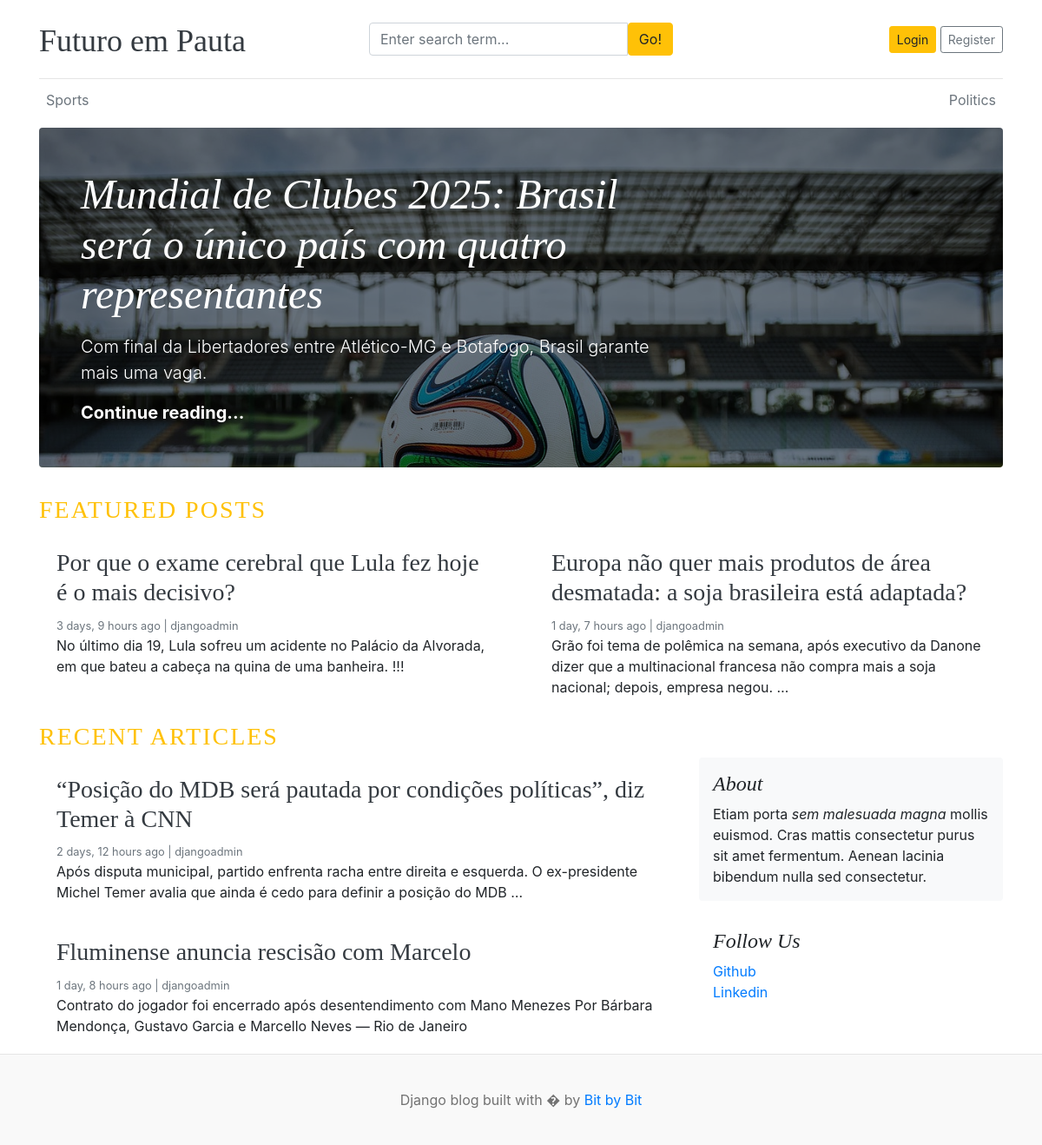
The page / on the database its author committed.
### blogs/models.py (models this page shows, shortened)
class Category(models.Model):
    category_name = models.CharField(max_length=50, unique=True)
    created_at = models.DateTimeField(auto_now_add=True)
    updated_at = models.DateTimeField(auto_now=True)
    class Meta:
        verbose_name_plural = 'categories'

class Blog(models.Model):
    title = models.CharField(max_length=100)
    slug = models.SlugField(max_length=150, unique=True, blank=True)
    category = models.ForeignKey(Category, on_delete=models.CASCADE)
    author = models.ForeignKey(User, on_delete=models.CASCADE)
    featured_image = models.ImageField(upload_to='uploads/%Y/%m/%d')
    short_description = models.TextField(max_length=500)
    blog_body = models.TextField(max_length=2000)
    status = models.CharField(max_length=20, choices=STATUS_CHOICES, default="Draft")
    is_featured = models.BooleanField(default=False)
    created_at = models.DateTimeField(auto_now_add=True)
    updated_at = models.DateTimeField(auto_now=True)

class SocialLink(models.Model):
    platform = models.CharField(max_length=25)
    link = models.URLField(max_length=100)
    created_at = models.DateTimeField(auto_now_add=True)
    updated_at = models.DateTimeField(auto_now=True)

### blog_main/views.py (the view)
# urls.py: 2. Add a URL to urlpatterns:  path('', views.home, name='home')
def home(request):
    featured_posts = Blog.objects.filter(is_featured=True, status='Published').order_by('updated_at')
    posts = Blog.objects.filter(is_featured=False, status='Published')
    try:
        about = about.objects.get()
    except:
        about = None
    context = {
        'featured_posts': featured_posts,
        'posts': posts,
        'about': about,
    }
    return render(request, 'home.html', context)

### blogs/context_processors.py (called while the page is built)
def get_categories(request):
    categories = Category.objects.all()
    return dict(categories=categories)

def get_social_links(request):
    social_links = SocialLink.objects.all()
    return dict(social_links=social_links)

### templates/home.html
{% extends 'base.html' %}
{% block content %}
{% for post in featured_posts %}
  {% if forloop.first %}
  <div class="jumbotron p-3 p-md-5 text-white rounded bg-dark" style="background-image: url({{ post.featured_image.url }});background-blend-mode: overlay;background-size:cover;">
      <div class="col-md-8 px-0">
        <h1 class="display-4 font-italic">{{ post.title }}</h1>
        <p class="lead my-3">{{ post.short_description | truncatewords:25 }}</p>
        <p class="lead mb-0"><a href="{% url 'blogs' post.slug %}" class="text-white font-weight-bold">Continue reading...</a></p>
      </div>
    </div>
  {% endif %}
{% endfor %}
  <h3 class="text-uppercase text-warning" style="letter-spacing: 2px;">Featured Posts</h3>
  <div class="row mb-2">
    {%  for post in featured_posts %}
      {% if not forloop.first %}
        <div class="col-md-6">
          <div class="card border-0" >
            <div class="card-body">
              <h3><a href="{% url 'blogs' post.slug %}" class="text-dark">{{ post.title }}</a></h3>
              <small class="mb-1 text-muted">{{ post.created_at | timesince }} ago | {{ post.author }}</small>
              <p class="card-text">{{ post.short_description | truncatewords:25 }}</p>
            </div>
          </div>
        </div>
      {% endif %}
    {% endfor %}
  </div>
  <h3 class="text-uppercase text-warning" style="letter-spacing: 2px;">Recent Articles</h3>
  <main role="main" class="container p-0">
    <div class="row">
      <div class="col-md-8 blog-main">
        {% for post in posts %}
        <div class="card border-0" >
          <div class="card-body">
            <h3><a href="{% url 'blogs' post.slug %}" class="text-dark">{{ post.title }}</a></h3>
            <small class="mb-1 text-muted">{{ post.created_at | timesince }} ago | {{ post.author }}</small>
            <p class="card-text">{{ post.short_description | truncatewords:25 }}</p>
          </div>
        </div>
        {% endfor %}
      </div>
      <aside class="col-md-4 blog-sidebar">
        <div class="p-3 mb-3 bg-light rounded">
          <h4 class="font-italic">About</h4>
          <p class="mb-0">Etiam porta <em>sem malesuada magna</em> mollis euismod. Cras mattis consectetur purus sit amet fermentum. Aenean lacinia bibendum nulla sed consectetur.</p>
        </div>
        {% if social_links %}
        <div class="p-3">
          <h4 class="font-italic">Follow Us</h4>
          <ol class="list-unstyled">
            {% for i in social_links %}
              <li><a href="{{i.link}}" target="_blank">{{ i.platform }}</a></li>
            {% endfor %}
          </ol>
        </div>
        {% endif %}
      </aside>
    </div>
  </main>
</div>
{% endblock %}

### templates/base.html (shortened to what this page needs)
{% load static %}
<!DOCTYPE html>
<html lang="en">
<head>
    <link href="https://getbootstrap.com/docs/4.0/dist/css/bootstrap.min.css" rel="stylesheet">
    <link href="{% static 'css/blog.css' %}" rel="stylesheet">
  </head>
<body>
    <div class="container">
      <header class="blog-header py-3">
        <div class="row flex-nowrap justify-content-between align-items-center">
          <div class="col-4 pt-1">
            <a class="blog-header-logo text-dark" href="/">Futuro em Pauta</a>
          </div>
          <div class="col-4">
            <form action="{% url 'search' %}" method="GET">
              <div class="input-group">
                <input class="form-control" type="text" name="keyword" value="{{ keyword }}" placeholder="Enter search term..." aria-label="Enter search term..." aria-describedby="button-search" />
                <button type="submit" class="btn btn-warning" id="button-search" type="button">Go!</button>
              </div>
            </form>
          </div>
          <div class="col-4 d-flex justify-content-end align-items-center">
            {% if not user.is_authenticated %}
              <a class="btn btn-sm btn-warning" href="{% url 'login' %}">Login</a> &nbsp;
              <a class="btn btn-sm btn-outline-secondary" href="{% url 'register' %}">Register</a>
            {% else %}
              <span>You are logged in as {{ user }}</span>
              &emsp;
              <span><a href="{% url 'logout' %}">Logout</a></span>
            {% endif %}
          </div>
        </div>
      </header>
      <div class="nav-scroller py-1 mb-2">
        <nav class="nav d-flex justify-content-between">
          {% for cat in categories %}
          <a class="p-2 text-muted" href="{% url 'posts_by_category' cat.id %}">{{ cat.category_name }}</a>
          {% endfor %}
        </nav>
      </div>
{% block content %}
{%  endblock %}
<footer class="blog-footer">
    <p>Django blog built with � by <a href="#">Bit by Bit</a></p>
</footer>
</body>
</html>

### blog_main/static/css/blog.css (style rules this page uses)
.blog-header { border-bottom: 1px solid #e5e5e5; }
.blog-header-logo { font-family: "Playfair Display", Georgia, "Times New Roman", serif; font-size: 2.25rem; }
h1, h2, h3, h4, h5, h6 { font-family: "Playfair Display", Georgia, "Times New Roman", serif; }
.display-4 { font-size: 2.5rem; }
@media (min-width: 768px) { .display-4 { font-size: 3rem; } }
.blog-footer { padding: 2.5rem 0; color: #727272; text-align: center; background-color: #f9f9f9; border-top: .05rem solid #e5e5e5; }
.blog-footer p:last-child { margin-bottom: 0; }

### rows shown on the page
Category: category_name "Sports"
Category: category_name "Politics"
Blog: featured_image (picture), title "Mundial de Clubes 2025: Brasil será o único país com quatro representantes", short_description "Com final da Libertadores entre Atlético-MG e Botafogo, Brasil garante mais uma vaga."
Blog: title "Por que o exame cerebral que Lula fez hoje é o mais decisivo?", created_at "3 days, 9 hours", author "djangoadmin", short_description "No último dia 19, Lula sofreu um acidente no Palácio da Alvorada, em que bateu a cabeça na quina de uma banheira. !!!"
Blog: title "Europa não quer mais produtos de área desmatada: a soja brasileira está adaptada?", created_at "1 day, 7 hours", author "djangoadmin", short_description "Grão foi tema de polêmica na semana, após executivo da Danone dizer que a multinacional francesa não compra mais a soja nacional; depois, empresa negou. …"
Blog: title "“Posição do MDB será pautada por condições políticas”, diz Temer à CNN", created_at "2 days, 12 hours", author "djangoadmin", short_description "Após disputa municipal, partido enfrenta racha entre direita e esquerda. O ex-presidente Michel Temer avalia que ainda é cedo para definir a posição do MDB …"
Blog: title "Fluminense anuncia rescisão com Marcelo", created_at "1 day, 8 hours", author "djangoadmin", short_description "Contrato do jogador foi encerrado após desentendimento com Mano Menezes Por Bárbara Mendonça, Gustavo Garcia e Marcello Neves — Rio de Janeiro"
SocialLink: platform "Github"
SocialLink: platform "Linkedin"
